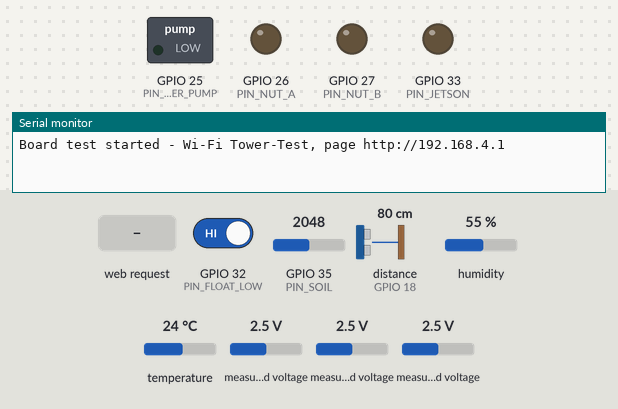
Bench run of a sketch on a simulated ESP32. Parts: switched loads named in the sketch (green lamp = pin HIGH), output pins drawn as LEDs (lit = HIGH), the last lines printed to the serial monitor. Wiring (inferred from the names in the program): ultrasonic range finder: trigger GPIO 5; echo GPIO 18. The inputs (shaded band) are chosen by the test bench; at power-on: GPIO 32 (PIN_FLOAT_LOW) HIGH, GPIO 35 (PIN_SOIL) = 2048, distance to the obstacle (sensor on GPIO 18) 80 cm, humidity 55 %, temperature 24 °C, measured voltage 2.5 V. The echo pulse lasts 58.3 µs per cm; pins used as bus, display or sensor lines are not drawn.

Above: at 1.7 s.
1.8 s: HTTP request GET /pump received
At 2.8 s:
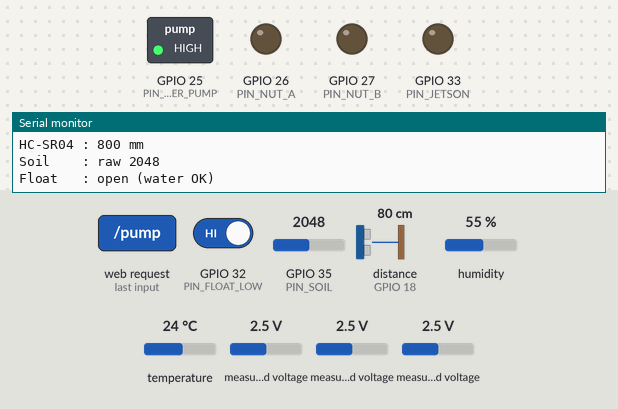
3.3 s: HTTP request GET /pump?n=1 received
At 4.0 s:
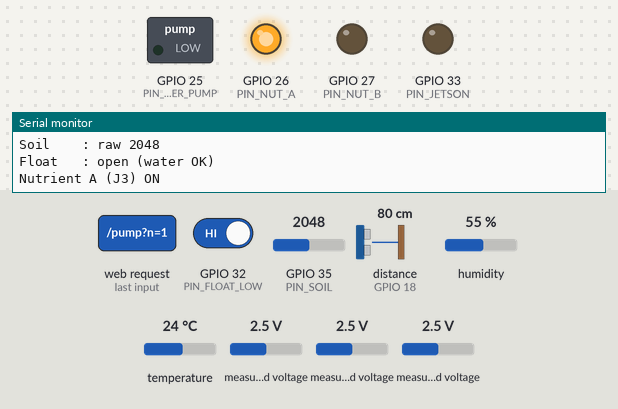
14.5 s: HTTP request GET /pump?n=0 received
At 14.9 s:
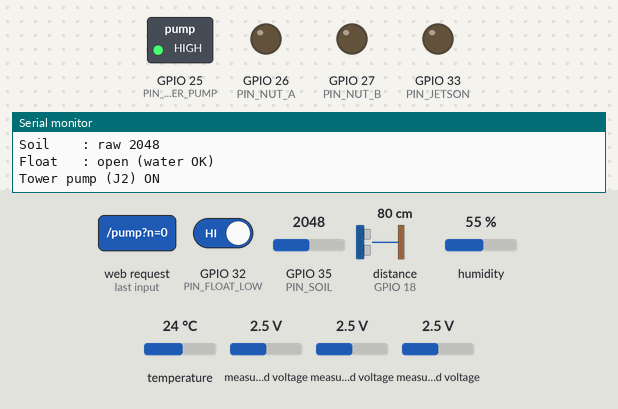
16.0 s: HTTP request GET /off received
At 17.3 s:
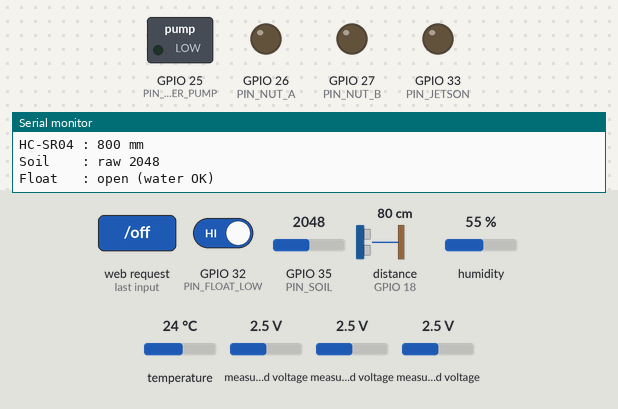
Timing chart, 0 to 18.5 s (numbered marks = the images above; inputs shaded):
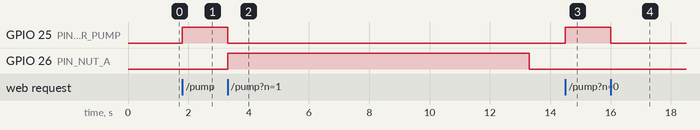

Measured:
- after the input at 1.8 s, GPIO 25 (PIN_TOWER_PUMP): LOW → HIGH at once
- after the input at 3.3 s, GPIO 25 (PIN_TOWER_PUMP): HIGH → LOW after 0.00 s instead of 8.5 s; GPIO 26 (PIN_NUT_A): LOW → HIGH at once, → LOW 10.0 s later
- after the input at 14.5 s, GPIO 25 (PIN_TOWER_PUMP): LOW → HIGH at once
- after the input at 16.0 s, GPIO 25 (PIN_TOWER_PUMP): HIGH → LOW at once

The sketch:

board_test.ino
```cpp
// Board test: reads every sensor on the PCB every 2 s.
// The ESP32 makes its own Wi-Fi network "Tower-Test" (password towertest). Join it with a phone and open
// http://192.168.4.1 to see the readings. They are also printed on the Serial Monitor (115200 baud).
// Pump buttons on the page run one pump at a time for PUMP_TEST_MS, then switch it off again.
// The J5 (Jetson) button stays on until ALL OFF, for testing J5 with the Jetson or a pump.
// Libraries: "Adafruit ADS1X15" and "DHT sensor library" (already installed for the sensor tests).

#include <Wire.h>
#include <WiFi.h>
#include <WebServer.h>
#include <Adafruit_ADS1X15.h>
#include <DHT.h>

// pins on PCB v1.1 (same as tower_controller/config.h)
// IO13's track is shorted to GND on this board, so J5 is driven from IO33 through a wire to R16
const int PIN_TOWER_PUMP = 25, PIN_NUT_A = 26, PIN_NUT_B = 27, PIN_JETSON = 33;
const int PIN_SOIL = 35, PIN_DHT = 19, PIN_TRIG = 5, PIN_ECHO = 18;
const int PIN_FLOAT_LOW = 32;      // J17, 10k pull-up on the PCB: LOW = switch closed = tank low

const float PH_DIVIDER  = 1.5;    // (10k + 20k) / 20k
const float VBAT_FACTOR = 4.78;   // (68k + 18k) / 18k
const unsigned long PUMP_TEST_MS = 10000;

// J5 is the Jetson output; it is only used here to run a pump while the Jetson is not connected
const int   PUMP_PINS[]  = {PIN_TOWER_PUMP, PIN_NUT_A, PIN_NUT_B, PIN_JETSON};
const char* PUMP_NAMES[] = {"Tower pump (J2)", "Nutrient A (J3)", "Nutrient B (J4)", "J5 output"};
const int   PUMP_COUNT   = 4;
int pumpOn = -1;                   // index of the running pump, -1 = all off
unsigned long pumpStart = 0;

Adafruit_ADS1115 ads;
DHT dht(PIN_DHT, DHT11);
WebServer server(80);
bool adsOk = false;
String report = "starting...";

float adsVolts(int ch) {
  long sum = 0;
  for (int i = 0; i < 8; i++) sum += ads.readADC_SingleEnded(ch);
  return ads.computeVolts((int16_t)(sum / 8));
}

float distanceMm() {
  digitalWrite(PIN_TRIG, LOW);  delayMicroseconds(4);
  digitalWrite(PIN_TRIG, HIGH); delayMicroseconds(10);
  digitalWrite(PIN_TRIG, LOW);
  unsigned long us = pulseIn(PIN_ECHO, HIGH, 30000);
  return us ? us * 0.343 / 2 : -1;
}

void readSensors() {
  char line[64];
  String r;
  if (adsOk) {
    snprintf(line, sizeof line, "Battery : %.2f V\n", adsVolts(2) * VBAT_FACTOR);              r += line;
    snprintf(line, sizeof line, "pH      : module %.3f V\n", adsVolts(0) * PH_DIVIDER);       r += line;
    snprintf(line, sizeof line, "TDS     : %.3f V\n", adsVolts(1));                            r += line;
  } else {
    r += "ADS1115 : NOT FOUND - check that it sits fully in J10\n";
  }
  float t = dht.readTemperature(), h = dht.readHumidity();
  if (isnan(t)) r += "DHT11   : no reading\n";
  else { snprintf(line, sizeof line, "DHT11   : %.1f C, %.0f %%\n", t, h); r += line; }
  float d = distanceMm();
  if (d < 0) r += "HC-SR04 : no echo\n";
  else { snprintf(line, sizeof line, "HC-SR04 : %.0f mm\n", d); r += line; }
  snprintf(line, sizeof line, "Soil    : raw %d\n", analogRead(PIN_SOIL));                    r += line;
  r += digitalRead(PIN_FLOAT_LOW) == LOW ? "Float   : CLOSED (tank low - pump blocked)\n"
                                         : "Float   : open (water OK)\n";
  report = r;
  Serial.println("--------------------------------");
  Serial.print(report);
}

void allPumpsOff() {
  for (int p : PUMP_PINS) digitalWrite(p, LOW);
  pumpOn = -1;
}

void handleRoot() {
  String page =
    "<html><head><meta name=viewport content='width=device-width'><meta http-equiv=refresh content='2;url=/'>"
    "<title>Board test</title></head><body><h3>Tower board test</h3><pre style='font-size:18px'>" + report +
    "Running : " + (pumpOn < 0 ? String("none") : String(PUMP_NAMES[pumpOn])) + "</pre>";
  for (int i = 0; i < PUMP_COUNT; i++)
    page += "<p><a href='/pump?n=" + String(i) + "' style='font-size:22px'>Run " + PUMP_NAMES[i] +
            (i == 3 ? " (stays on)" : " for 10 s") + "</a></p>";
  page += "<p><a href='/off' style='font-size:22px;color:red'>ALL OFF</a></p></body></html>";
  server.send(200, "text/html", page);
}

void handlePump() {
  int n = server.arg("n").toInt();
  allPumpsOff();
  if (n >= 0 && n < PUMP_COUNT) {
    digitalWrite(PUMP_PINS[n], HIGH);
    pumpOn = n;
    pumpStart = millis();
    Serial.printf("%s ON\n", PUMP_NAMES[n]);
  }
  server.sendHeader("Location", "/");
  server.send(303);
}

void handleOff() {
  allPumpsOff();
  server.sendHeader("Location", "/");
  server.send(303);
}

void setup() {
  int outs[] = {PIN_TOWER_PUMP, PIN_NUT_A, PIN_NUT_B, PIN_JETSON};
  for (int p : outs) { digitalWrite(p, LOW); pinMode(p, OUTPUT); }
  pinMode(PIN_TRIG, OUTPUT);
  pinMode(PIN_ECHO, INPUT);
  pinMode(PIN_FLOAT_LOW, INPUT);

  Serial.begin(115200);
  delay(500);
  Wire.begin(21, 22);
  adsOk = ads.begin(0x48);
  if (adsOk) ads.setGain(GAIN_ONE);
  dht.begin();

  WiFi.softAP("Tower-Test", "towertest");
  server.on("/", handleRoot);
  server.on("/pump", handlePump);
  server.on("/off", handleOff);
  server.begin();
  Serial.println("\nBoard test started - Wi-Fi Tower-Test, page http://192.168.4.1");
}

void loop() {
  static unsigned long last = 0;
  server.handleClient();
  // J5 (index 3) stays on until ALL OFF, so a Jetson has time to boot
  if (pumpOn >= 0 && pumpOn != 3 && millis() - pumpStart >= PUMP_TEST_MS) {
    Serial.printf("%s OFF\n", PUMP_NAMES[pumpOn]);
    allPumpsOff();
  }
  if (millis() - last >= 2000) {
    last = millis();
    readSensors();
  }
}
```
